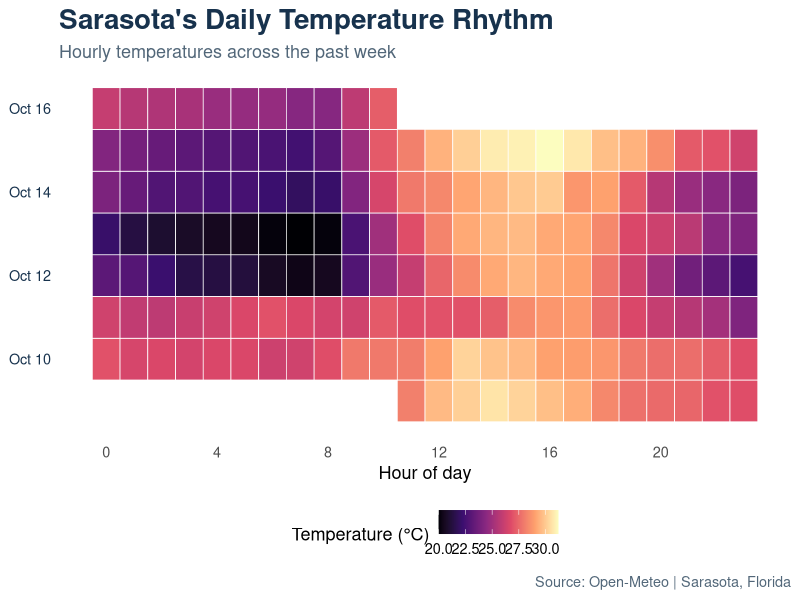

R code for this plot:
library(ggplot2)

weather <- read.csv("hourly_weather.csv")
weather$time[nchar(weather$time) == 10] <- paste0(
  weather$time[nchar(weather$time) == 10],
  " 00:00:00"
)
weather$time <- as.POSIXct(
  weather$time,
  format = "%Y-%m-%d %H:%M:%S",
  tz = "America/New_York"
)
weather$date <- as.Date(weather$time, tz = "America/New_York")
weather$hour <- as.integer(format(weather$time, "%H", tz = "America/New_York"))

weather_plot <- ggplot(weather, aes(x = hour, y = date, fill = temperature_2m)) +
  geom_tile(color = "white", linewidth = 0.25) +
  scale_x_continuous(breaks = seq(0, 20, by = 4), limits = c(-0.5, 23.5)) +
  scale_fill_viridis_c(option = "magma", name = "Temperature (°C)") +
  labs(
    title = "Sarasota's Daily Temperature Rhythm",
    subtitle = "Hourly temperatures across the past week",
    x = "Hour of day",
    y = NULL,
    caption = "Source: Open-Meteo | Sarasota, Florida"
  ) +
  theme_minimal(base_size = 13) +
  theme(
    plot.title = element_text(face = "bold", size = 20, color = "#17324D"),
    plot.subtitle = element_text(color = "#526779"),
    panel.grid.minor = element_blank(),
    panel.grid.major = element_blank(),
    axis.text.y = element_text(color = "#17324D"),
    plot.caption = element_text(color = "#526779"),
    legend.position = "bottom"
  )

ggsave(
  "sarasota-weather-2.png",
  plot = weather_plot,
  width = 10,
  height = 5,
  dpi = 300
)
